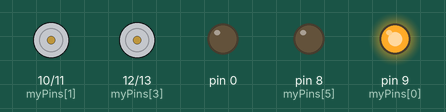
Recording of a sketch running on a simulated Arduino Uno, built with avr-gcc and run on an emulated ATmega328P. Parts: motor-driver pin pairs drawn as motors (green arrow = first pin HIGH = forward, orange = second pin HIGH = backward, longer = more drive), output pins drawn as LEDs (lit = HIGH).

Above: at 0.05 s.
At 0.35 s:
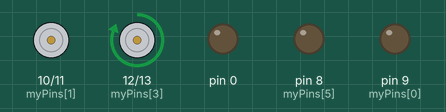
At 0.9 s:
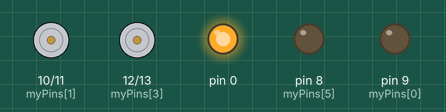
At 1.35 s:
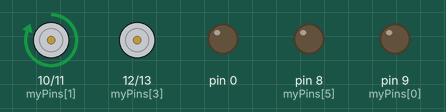
At 1.75 s:
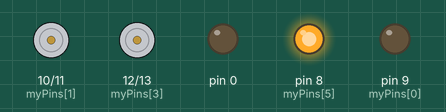
At 2.85 s:
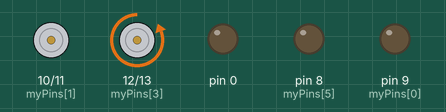
Timing chart, 0 to 3.1 s (numbered marks = the images above):
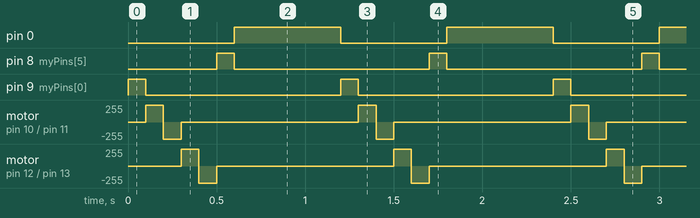

Measured:
- by itself, pin 0: alternates HIGH for 0.60 s and LOW for 0.60 s
- by itself, pin 8 (myPins[5]), pin 9 (myPins[0]): alternates HIGH for 0.10 s and LOW for 1.1 s
- by itself, motor on pin 10 (myPins[1]) / pin 11 (myPins[2]), motor on pin 12 (myPins[3]) / pin 13 (myPins[4]): repeats every 1.2 s: backward 255/255 0.10 s, stopped 1.0 s, forward 255/255 0.10 s

The sketch:

for-schleife_Dynamischen_Blinker.ino
```cpp
int myPins[] = {9,10,11,12,13,8};
int i = 0;

void setup() {
  for(i = 0; i <= 6; i ++){
    pinMode(myPins[i], OUTPUT);
  }
}

void loop() {
    for(int i = 0; i <= 6; i ++){
      digitalWrite(myPins[i], HIGH);
      delay(100);
      digitalWrite(myPins[i], LOW);
      if(i == 6){
        digitalWrite(myPins[i], HIGH);
        delay(500);
        digitalWrite(myPins[i], LOW);
      }
      }
}
```
